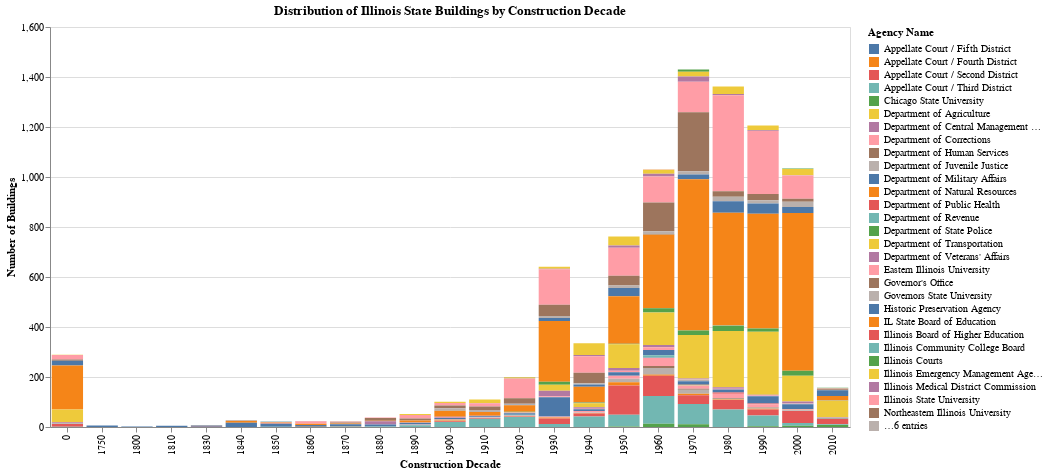
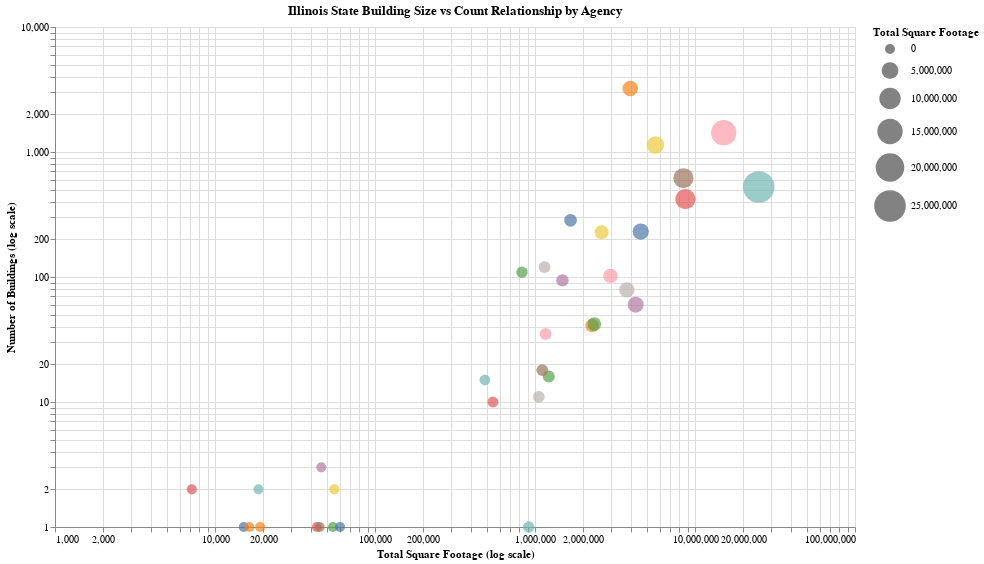

The notebook cell these images were saved under, in order:
### Code cell
import pandas as pd
import altair as alt
import numpy as np

alt.renderers.enable('default')
alt.data_transformers.disable_max_rows()

url = "https://raw.githubusercontent.com/UIUC-iSchool-DataViz/is445_data/main/building_inventory.csv"
df = pd.read_csv(url)

# Data preprocessing
df = df.dropna(subset=['Year Constructed', 'Square Footage', 'Agency Name'])

# Calculate agency statistics
agency_stats = df.groupby('Agency Name').agg({
    'Square Footage': 'sum',
    'Year Constructed': 'count'
}).reset_index()
agency_stats.columns = ['Agency Name', 'Total Square Footage', 'Number of Buildings']

# Calculate building distribution by decade
df['Decade'] = (df['Year Constructed'] // 10) * 10
decade_stats = df.groupby(['Decade', 'Agency Name']).agg({
    'Square Footage': 'sum',
    'Year Constructed': 'count'
}).reset_index()
decade_stats.columns = ['Decade', 'Agency Name', 'Square Footage', 'Building Count']


# First visualization: Building distribution by decade
base = alt.Chart(decade_stats).encode(
    x=alt.X('Decade:O',
            title='Construction Decade',
            axis=alt.Axis(format='d')),
    color=alt.Color('Agency Name:N',
                    legend=alt.Legend(title='Agency Name')),
    tooltip=[
        alt.Tooltip('Decade:O', title='Decade'),
        alt.Tooltip('Agency Name:N', title='Agency'),
        alt.Tooltip('Building Count:Q', title='Number of Buildings'),
        alt.Tooltip('Square Footage:Q', title='Total Square Footage', format=',.0f')
    ]
).properties(
    width=800,
    height=400,
    title='Distribution of Illinois State Buildings by Construction Decade'
)

# Create bar chart with legend interaction

agency_selector = alt.selection_multi(
    fields=['Agency Name'],
    bind='legend'
)

bars = base.mark_bar().encode(
    y=alt.Y('sum(Building Count):Q',
            title='Number of Buildings'),
).add_selection(agency_selector).transform_filter(agency_selector)

# Second visualization: Building Size vs Count Relationship
agency_chart = alt.Chart(agency_stats).mark_circle(opacity=0.7).encode(
    x=alt.X('Total Square Footage:Q',
            scale=alt.Scale(type='log'),
            title='Total Square Footage (log scale)'),
    y=alt.Y('Number of Buildings:Q',
            scale=alt.Scale(type='log'),
            title='Number of Buildings (log scale)'),
    size=alt.Size('Total Square Footage:Q',
                  legend=alt.Legend(title='Total Square Footage'),
                  scale=alt.Scale(range=[100, 1000])),
    color=alt.Color('Agency Name:N', legend=None),
    tooltip=[
        alt.Tooltip('Agency Name:N', title='Agency'),
        alt.Tooltip('Number of Buildings:Q', title='Number of Buildings'),
        alt.Tooltip('Total Square Footage:Q', title='Total Square Footage', format=',.0f')
    ]
).properties(
    width=800,
    height=500,
    title='Illinois State Building Size vs Count Relationship by Agency'
)

# Save as JSON files
bars.save('decade_chart.json')
agency_chart.save('size_count_scatter.json')


display(bars)
display(agency_chart)

### Figure 1 — Vega-Lite specification as saved in the notebook (floating-point values rounded to 4 significant figures; data arrays with more than 128 entries replaced by an {"elided": "..."} marker saying what was removed)
{"config": {"view": {"continuousWidth": 400, "continuousHeight": 300}}, "data": {"name": "data-d75014a4e99254e39da641c3d48e7ea4"}, "mark": "bar", "encoding": {"color": {"field": "Agency Name", "legend": {"title": "Agency Name"}, "type": "nominal"}, "tooltip": [{"field": "Decade", "title": "Decade", "type": "ordinal"}, {"field": "Agency Name", "title": "Agency", "type": "nominal"}, {"field": "Building Count", "title": "Number of Buildings", "type": "quantitative"}, {"field": "Square Footage", "format": ",.0f", "title": "Total Square Footage", "type": "quantitative"}], "x": {"axis": {"format": "d"}, "field": "Decade", "title": "Construction Decade", "type": "ordinal"}, "y": {"aggregate": "sum", "field": "Building Count", "title": "Number of Buildings", "type": "quantitative"}}, "height": 400, "selection": {"selector010": {"type": "multi", "fields": ["Agency Name"], "bind": "legend"}}, "title": "Distribution of Illinois State Buildings by Construction Decade", "transform": [{"filter": {"selection": "selector010"}}], "width": 800, "$schema": "https://vega.github.io/schema/vega-lite/v4.17.0.json", "datasets": {"data-d75014a4e99254e39da641c3d48e7ea4": {"elided": "283 records"}}}

### Figure 2 — Vega-Lite specification as saved in the notebook (floating-point values rounded to 4 significant figures)
{"config": {"view": {"continuousWidth": 400, "continuousHeight": 300}}, "data": {"name": "data-cd6db77651fc1fdc1d35623e2f9e7c4a"}, "mark": {"type": "circle", "opacity": 0.7}, "encoding": {"color": {"field": "Agency Name", "legend": null, "type": "nominal"}, "size": {"field": "Total Square Footage", "legend": {"title": "Total Square Footage"}, "scale": {"range": [100, 1000]}, "type": "quantitative"}, "tooltip": [{"field": "Agency Name", "title": "Agency", "type": "nominal"}, {"field": "Number of Buildings", "title": "Number of Buildings", "type": "quantitative"}, {"field": "Total Square Footage", "format": ",.0f", "title": "Total Square Footage", "type": "quantitative"}], "x": {"field": "Total Square Footage", "scale": {"type": "log"}, "title": "Total Square Footage (log scale)", "type": "quantitative"}, "y": {"field": "Number of Buildings", "scale": {"type": "log"}, "title": "Number of Buildings (log scale)", "type": "quantitative"}}, "height": 500, "title": "Illinois State Building Size vs Count Relationship by Agency", "width": 800, "$schema": "https://vega.github.io/schema/vega-lite/v4.17.0.json", "datasets": {"data-cd6db77651fc1fdc1d35623e2f9e7c4a": [{"Agency Name": "Appellate Court / Fifth District", "Total Square Footage": 15124, "Number of Buildings": 1}, {"Agency Name": "Appellate Court / Fourth District", "Total Square Footage": 16400, "Number of Buildings": 1}, {"Agency Name": "Appellate Court / Second District", "Total Square Footage": 43330, "Number of Buildings": 1}, {"Agency Name": "Appellate Court / Third District", "Total Square Footage": 18700, "Number of Buildings": 2}, {"Agency Name": "Chicago State University", "Total Square Footage": 1219492, "Number of Buildings": 16}, {"Agency Name": "Department of Agriculture", "Total Square Footage": 2608398, "Number of Buildings": 228}, {"Agency Name": "Department of Central Management Services", "Total Square Footage": 4260911, "Number of Buildings": 60}, {"Agency Name": "Department of Corrections", "Total Square Footage": 15120750, "Number of Buildings": 1428}, {"Agency Name": "Department of Human Services", "Total Square Footage": 8466774, "Number of Buildings": 617}, {"Agency Name": "Department of Juvenile Justice", "Total Square Footage": 1147982, "Number of Buildings": 120}, {"Agency Name": "Department of Military Affairs", "Total Square Footage": 4579470, "Number of Buildings": 231}, {"Agency Name": "Department of Natural Resources", "Total Square Footage": 3937319, "Number of Buildings": 3223}, {"Agency Name": "Department of Public Health", "Total Square Footage": 7160, "Number of Buildings": 2}, {"Agency Name": "Department of Revenue", "Total Square Footage": 913236, "Number of Buildings": 1}, {"Agency Name": "Department of State Police", "Total Square Footage": 828851, "Number of Buildings": 109}, {"Agency Name": "Department of Transportation", "Total Square Footage": 5659737, "Number of Buildings": 1137}, {"Agency Name": "Department of Veterans' Affairs", "Total Square Footage": 1483981, "Number of Buildings": 94}, {"Agency Name": "Eastern Illinois University", "Total Square Footage": 1164674, "Number of Buildings": 35}, {"Agency Name": "Governor's Office", "Total Square Footage": 45120, "Number of Buildings": 1}, {"Agency Name": "Governors State University", "Total Square Footage": 1055971, "Number of Buildings": 11}, {"Agency Name": "Historic Preservation Agency", "Total Square Footage": 1667954, "Number of Buildings": 284}, {"Agency Name": "IL State Board of Education", "Total Square Footage": 19147, "Number of Buildings": 1}, {"Agency Name": "Illinois Board of Higher Education", "Total Square Footage": 545816, "Number of Buildings": 10}, {"Agency Name": "Illinois Community College Board", "Total Square Footage": 486473, "Number of Buildings": 15}, {"Agency Name": "Illinois Courts", "Total Square Footage": 54540, "Number of Buildings": 1}, {"Agency Name": "Illinois Emergency Management Agency", "Total Square Footage": 55650, "Number of Buildings": 2}, {"Agency Name": "Illinois Medical District Commission", "Total Square Footage": 46200, "Number of Buildings": 3}, {"Agency Name": "Illinois State University", "Total Square Footage": 2960272, "Number of Buildings": 102}, {"Agency Name": "Northeastern Illinois University", "Total Square Footage": 1110103, "Number of Buildings": 18}, {"Agency Name": "Northern Illinois University", "Total Square Footage": 3751095, "Number of Buildings": 79}, {"Agency Name": "Office of the Attorney General", "Total Square Footage": 60500, "Number of Buildings": 1}, {"Agency Name": "Office of the Secretary of State", "Total Square Footage": 2273828, "Number of Buildings": 41}, {"Agency Name": "Southern Illinois University", "Total Square Footage": 8709473, "Number of Buildings": 420}, {"Agency Name": "University of Illinois", "Total Square Footage": 25018006, "Number of Buildings": 525}, {"Agency Name": "Western Illinois University", "Total Square Footage": 2348109, "Number of Buildings": 42}]}}
